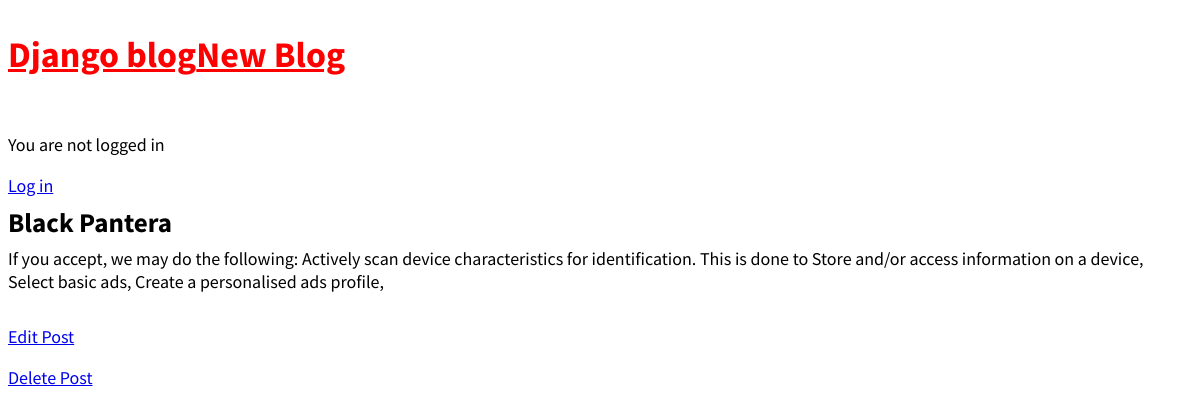
Screenshot of /post/2 with the database file from the repository.
### blog/models.py (models this page shows, shortened)
class Post (models.Model):
    title = models.CharField(max_length=200)
    author = models.ForeignKey("auth.User", on_delete =models.CASCADE,)
    body = models.TextField()

### blog/views.py (the view)
# urls.py: path("post/<int:pk>", BlogDetailView.as_view(), name="post_detail"),
class BlogDetailView(DetailView):
    model = Post
    template_name = "post_detail.html"

### template/post_detail.html
{% extends 'base.html' %}
{% block content %}
<div class="post-entry">
<h2>{{ object.title }}</h2>
<p>{{ object.body }}</p> </div>
<p><a href="{% url 'post_edit' object.pk %}"> Edit Post</a></p>
<p><a href="{% url 'post_delete' object.pk %}"> Delete Post</a></p>
{% endblock content %}

### static/css/base.css (style rules this page uses)
body { font-family: 'Source Sans Pro', sans-serif; font-size: 18px; }
.post-entry { margin-bottom: 2rem; }
.post-entry h2 { margin: 0.5rem 0; }
.post-entry p { margin: 0; font-weight: 400; }

### rows the page displays
Post: title "Black Pantera", body "If you accept, we may do the following: Actively scan device characteristics for identification. This is done to Store and/or access information on a device, Select basic ads, Create a personalised ads profile,"
